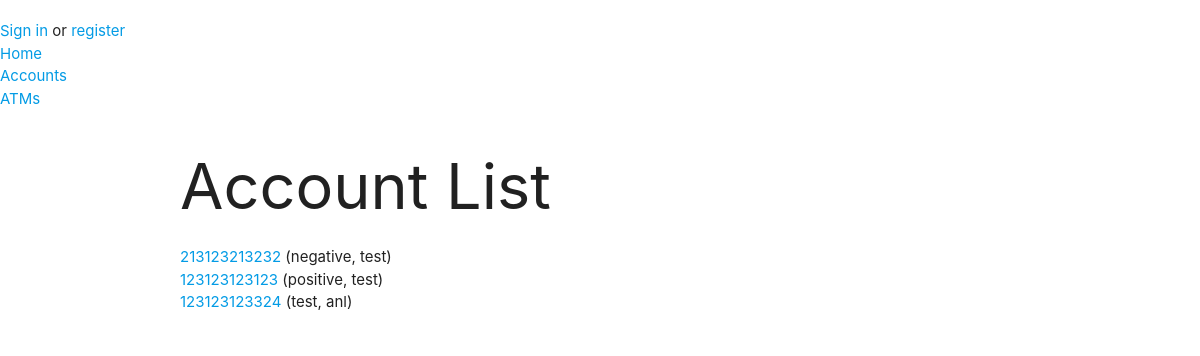
/catalog/accounts/, run on the app's committed database.
### catalog/models.py (models this page shows, shortened)
class Account(models.Model):
    account_number = models.CharField(
        primary_key=True,
        validators=[MinLengthValidator(12)],
        max_length=12,
        help_text='Enter Account Number')
    first_name = models.CharField(
        validators=[MinLengthValidator(1)],
        max_length=30,
        help_text='Enter first name for Account')
    last_name = models.CharField(
        validators=[MinLengthValidator(1)],
        max_length=30,
        help_text='Enter last name for Account')
    phone_number = models.CharField(
        validators=[MinLengthValidator(10)],
        max_length=10,
        help_text='Enter phone number for Account')
    balance = models.IntegerField(
        help_text='Balance for Account')
    """ Links account to a specific user """
    bank_user = models.ForeignKey(
        User,
        on_delete=models.SET_NULL,
        null=True,
        blank=True)
    def get_absolute_url(self):
        return reverse('account-detail', args=[str(self.account_number)])

### catalog/views.py (the view)
# urls.py: path('accounts/', views.AccountListView.as_view(), name='accounts'),
class AccountListView(generic.ListView):
    model = Account
    paginate_by = 25

### catalog/templates/catalog/account_list.html
{% extends "base_generic.html" %}
{% block content %}
  <h1>Account List</h1>
  {% if account_list %}
  <ul>
    {% for account in account_list %}
      <li>
        <a href="{{ account.get_absolute_url }}">{{ account.account_number }}</a> ({{account.last_name}}, {{account.first_name}})
      </li>
    {% endfor %}
  </ul>
  {% else %}
    <p>There are no accounts at this bank.</p>
  {% endif %}
{% endblock %}

### data on the page
Account: account_number "213123213232", last_name "negative", first_name "test"
Account: account_number "123123123123", last_name "positive", first_name "test"
Account: account_number "123123123324", last_name "test", first_name "anl"
